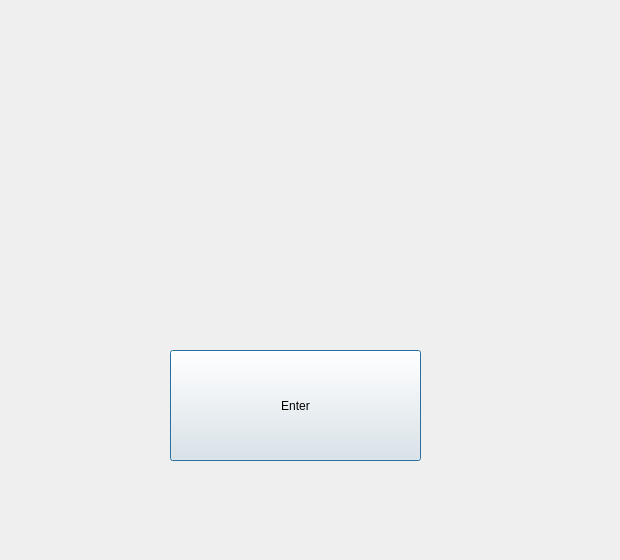
<?xml version="1.0" encoding="UTF-8"?>
<ui version="4.0">
 <class>FormGetVariables</class>
 <widget class="QDialog" name="FormGetVariables">
  <property name="geometry">
   <rect>
    <x>0</x>
    <y>0</y>
    <width>620</width>
    <height>560</height>
   </rect>
  </property>
  <property name="windowTitle">
   <string>Dialog</string>
  </property>
  <widget class="QPushButton" name="enterButton">
   <property name="geometry">
    <rect>
     <x>170</x>
     <y>350</y>
     <width>251</width>
     <height>111</height>
    </rect>
   </property>
   <property name="text">
    <string>Enter</string>
   </property>
  </widget>
 </widget>
 <resources/>
 <connections/>
</ui>
